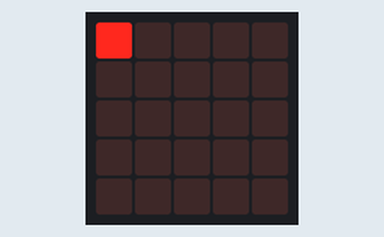
Simulated run of this program. Board: BBC micro:bit (MakeCode). On the bench: the board's 5×5 LED display. At 2.8 s the program stops and its outputs stay as they are.

Above: at 0.01 s.
At 0.5 s:
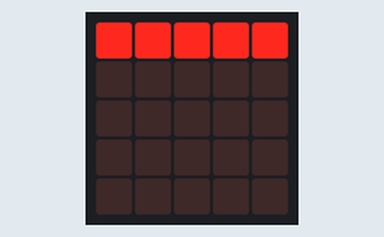
At 1.4 s:
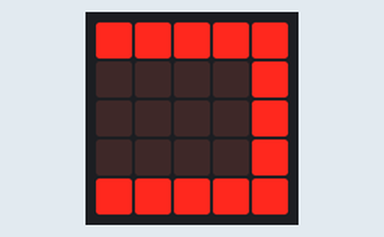
At 1.8 s:
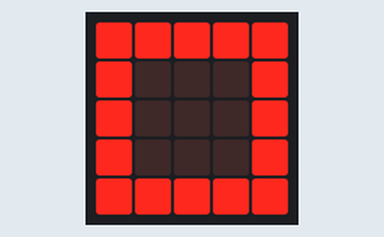
At 2.4 s:
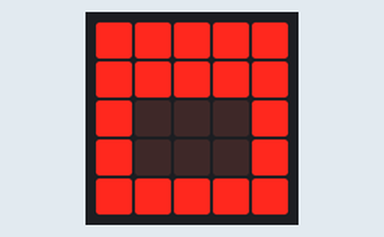
At 2.8 s:
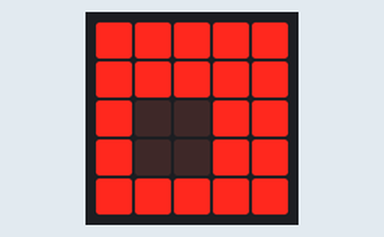

The program:

main.ts
```typescript
for (let X = 0; X <= 4; X++) {
    led.plot(X, 0)
    basic.pause(100)
}
for (let Y = 0; Y <= 4; Y++) {
    led.plot(4, Y)
    basic.pause(100)
}
for (let X = 0; X <= 4; X++) {
    led.plot(3 - X, 4)
    basic.pause(100)
}
for (let Y = 0; Y <= 4; Y++) {
    led.plot(0, 3 - Y)
    basic.pause(100)
}
for (let X = 0; X <= 3; X++) {
    led.plot(X, 1)
    basic.pause(100)
}
for (let Y = 0; Y <= 3; Y++) {
    led.plot(3, Y)
    basic.pause(100)
}
```

test.ts
```typescript
// 在這裡測試；當此封包作為擴充功能時，將不會編譯此內容。
```

Measured:
- what the display in image 3 shows lasts 0.4 s, from 1.7 s to 2.1 s
